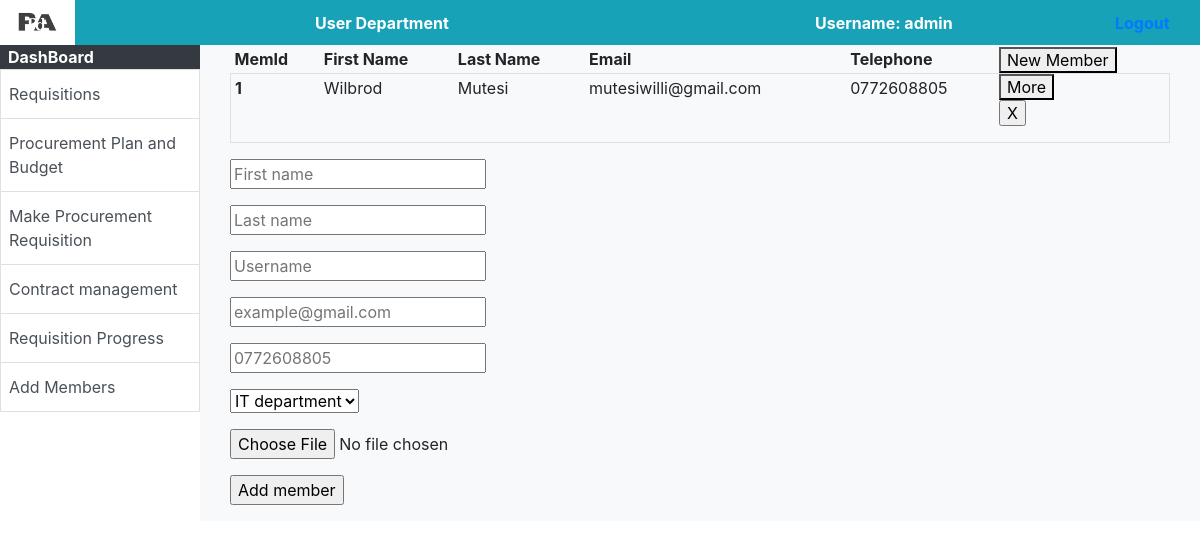
Page /procurement/members/ (signed in) on the earlier database version.
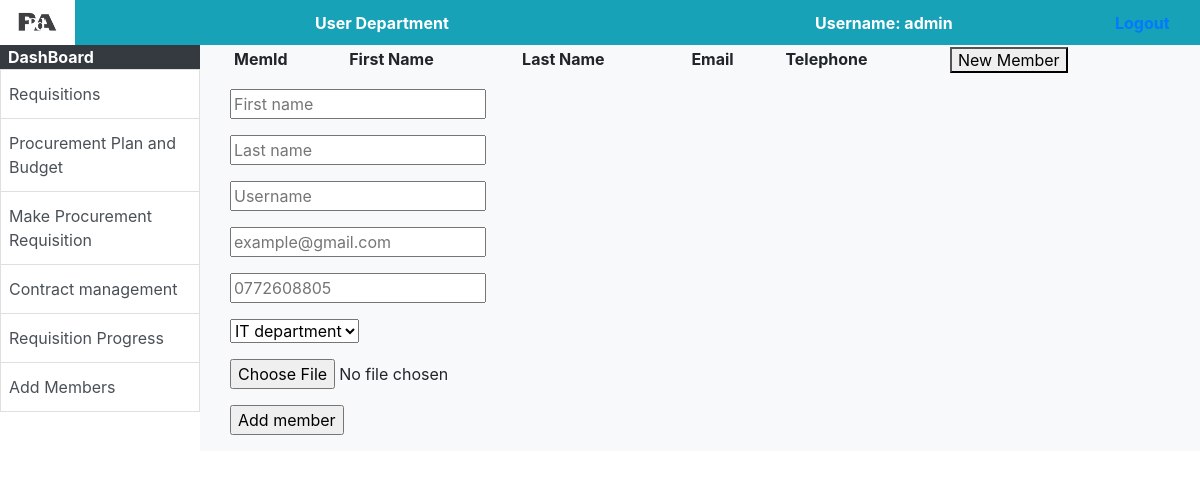
Same page on the later database version.
### procurement/models.py (models this page shows, shortened)
class Member(models.Model):
    first_name = models.CharField(max_length=15)
    last_name = models.CharField(max_length=15)
    username = models.CharField(max_length=15, default="", unique=True)
    email = models.EmailField()
    telephone = models.CharField(max_length=15)
    signature = models.ImageField(upload_to='images/', null=True, verbose_name="")
    user_department_id = models.ForeignKey(UserDepartment, on_delete=models.CASCADE)

### procurement/views.py (the view)
# urls.py: path('members/', views.members, name="members"),
@login_required
def members(request):
    members = Member.objects.all()
    user_departments = UserDepartment.objects.all()
    context = {
        'members':members,
        'user_departments':user_departments
    }
    return render(request, "procurement/members-table.html", context)

### procurement/models.py (called while the page is built)
    def __str__(self):
        return self.department_name

### procurement/templates/procurement/members-table.html (shortened to what this page needs)
{% extends 'procurement/HOD-base.html' %}
{% block content %}
<div class="container-fluid">
    <table class="table table-hover">
      <thead class="bg-faded">
          <th class="p-1 border-0" scope="col">MemId</th>
          <th class="p-1 border-0" scope="col">First Name</th>
          <th class="p-1 border-0" scope="col">Last Name</th>
          <th class="p-1 border-0" scope="col">Email</th>
          <th class="p-1 border-0" scope="col">Telephone</th>
          <th class="p-0 border-0" scope="col"><button>New Member</button></th>
      </thead>
      <tbody class="border">
        {% for member in members %}
          <tr style="cursor: pointer">
            <th scope="row" class="p-1">{{ member.id }}</th>
            <td class="p-1">{{ member.first_name }}</td>
            <td class="p-1">{{ member.last_name }}</td>
            <td class="p-1">{{ member.email }}</td>
            <td class="p-1">{{ member.telephone }}</td>
            <td class="p-0 border-0"><button>More</button>
              <form method="GET" action="{% url 'procurement:removeMember' %}">
                <input type="submit" value="X">
              </form>
            </td>
          </tr>
        {% endfor %}
        </tbody>
    </table>
        <div>
            <form method="POST" action="{% url 'procurement:addMember' %}">
              <p><input type="text" name="first_name" placeholder="First name" required/></p>
              <p><input type="text" name="last_name" placeholder="Last name" required/></p>
              <p><input type="text" name="username" placeholder="Username" required/></p>
              <p><input type="email" name="email" placeholder="example@gmail.com" required/></p>
              <p><input type="text" name="number" placeholder="0772608805" required/></p>
              <p>
                  <select name="department">
                    {% for department in user_departments %}
                      <option value="{{ department }}">{{ department }}</option>
                    {% endfor %}
                  </select>
              </p>
              <p><input type="file" name="file" required/></p>
              <p><input type="submit" value="Add member"></p>
            </form>
        </div>
</div>
{% endblock %}

### procurement/templates/procurement/HOD-base.html (shortened to what this page needs)
{% load staticfiles %}
<html>
	<head>
			<link rel="stylesheet" type="text/css" href="{% static 'css/bootstrap.min.css' %}">
			<link rel="stylesheet" type="text/css" href="{% static 'css/style.css' %}">
	</head>
	<body>
		<div class="container col-12">
		<div class="row fixed bg-info text-white" style="height:45;">
			<div class="col-md-3 my-auto p-0">
				<img class="h-100" src="{% static 'img/logo.png' %}" align="center" alt="PPDA logo" />
			</div>
			<div class="col-md-5 my-auto">
				<strong>User Department</strong>
			</div>
			<div class="col-md-3 my-auto">
				<strong>Username: {{ user.username }}</strong>
			</div>
			<div class="col-md-1 my-auto">
				<strong><a href="{% url 'logout' %}">Logout</a></strong>
			</div>
		</div>
		<div class="row" style="min-height:650">
			<div class="col-md-2 bg-white h-100 p-0 fixed" style="top:45;">
				<div class="pl-2 bg-dark text-white"><strong>DashBoard</strong></div>
				<div class="list-group">
					<a href="#" class="list-group-item list-group-item-action px-2" style="border-radius: 0px;">
						Requisitions
					</a>
					<a href="#" class="list-group-item list-group-item-action px-2" style="border-radius: 0px;">
						Procurement Plan and Budget
					</a>
					<a href="{% url 'procurement:new_requisition' %}" class="list-group-item list-group-item-action px-2" style="border-radius: 0px;">
						Make Procurement Requisition
					</a>
					<a href="#" class="list-group-item list-group-item-action px-2" style="border-radius: 0px;">
						Contract management
					</a>
					<a href="#" class="list-group-item list-group-item-action px-2" style="border-radius: 0px;">
						Requisition Progress
					</a>
					<a href="{% url 'procurement:members' %}" class="list-group-item list-group-item-action px-2" style="border-radius: 0px;">
						Add Members
					</a>
				</div>
			</div>
			<div class="col-md-10 bg-light h-100">
				{% block content %}
				{% endblock %}
			</div>
		</div>
	</div>
	</body>
</html>

### procurement/static/css/style.css (style rules this page uses)
.fixed { position:sticky; top:0; z-index:108374; }

Differences in the rows shown:
removed Member: id "1", first_name "Wilbrod", last_name "Mutesi", email "mutesiwilli@gmail.com", telephone "0772608805"
